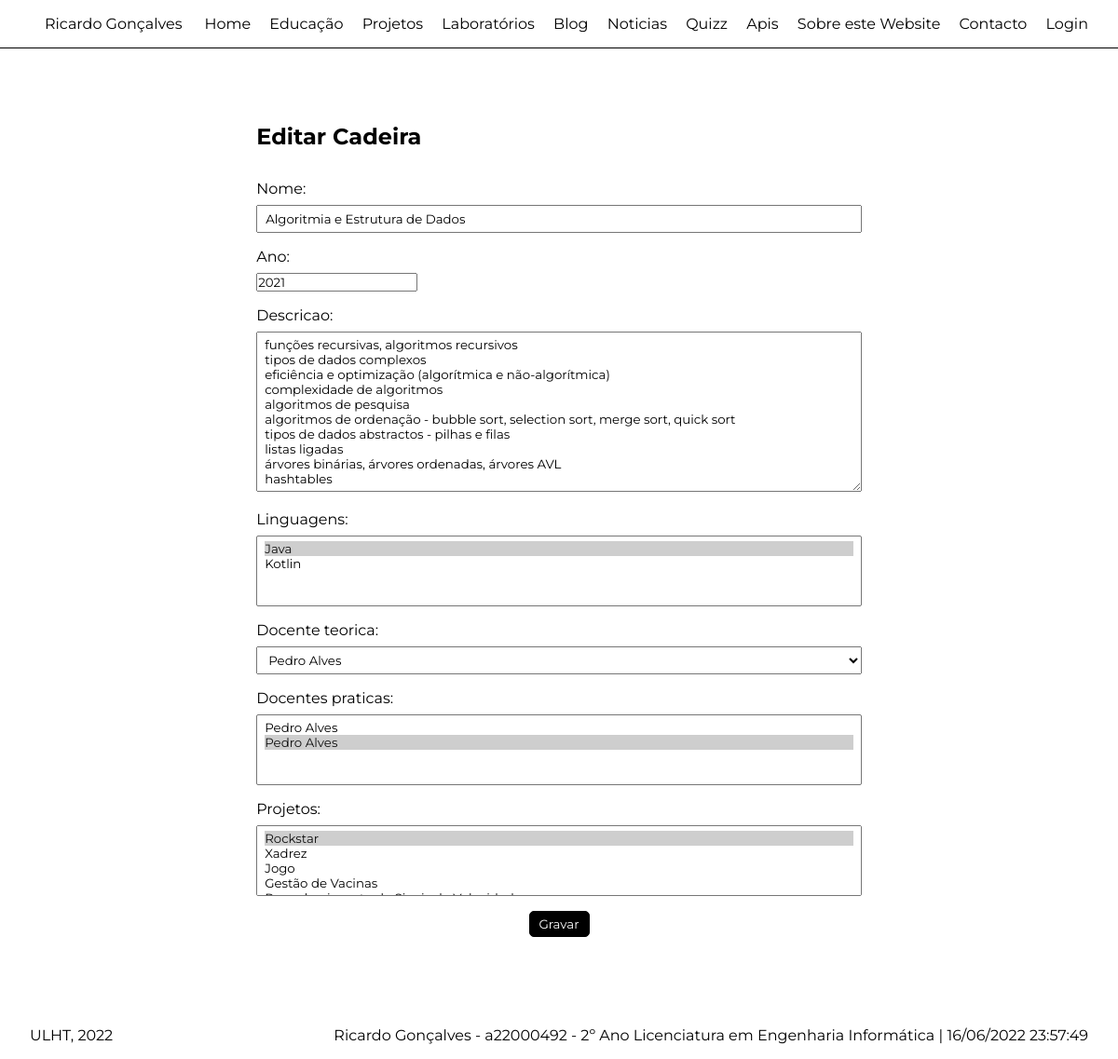
The page /editar_cadeira/1 on the database its author committed.
### portfolio/models.py (models this page shows, shortened)
class Cadeira(models.Model):
  nome = models.CharField(max_length=50)
  ano = models.IntegerField()
  descricao = models.TextField()
  linguagens = models.ManyToManyField(Linguagem)
  docente_teorica = models.ForeignKey(Professor, on_delete=models.CASCADE)
  docentes_praticas = models.ManyToManyField(Professor, related_name='caderias')
  projetos = models.ManyToManyField(Projeto)

class Linguagem(models.Model):
  nome = models.CharField(max_length=50)
  def __str__(self):
    return self.nome[:50]

class Professor(models.Model):
  nome = models.CharField(max_length=20)
  def __str__(self):
    return self.nome[:50]

class Projeto(models.Model):
  nome = models.CharField(max_length=100)
  disciplina = models.CharField(max_length=100, blank=True)
  ano_letivo = models.CharField(max_length=100, blank=True)
  tecnologias = models.CharField(max_length=100, blank=True)
  def __str__(self):
    return self.nome[:50]

### portfolio/views.py (the view)
# urls.py: path('editar_cadeira/<int:cadeira_id>', views.editar_cadeira_page_view, name='editar_cadeira'),
def editar_cadeira_page_view(request, cadeira_id):
    cadeira = Cadeira.objects.get(id=cadeira_id)
    form = CadeiraForm(request.POST or None, instance=cadeira)
    if form.is_valid():
        form.save()
        return HttpResponseRedirect(reverse('portfolio:licenciatura'))
    context = {'form': form, 'cadeira_id': cadeira_id}
    return render(request, 'portfolio/editar_cadeira.html', context)

### portfolio/forms.py
class CadeiraForm(ModelForm):
  class Meta:
    model = Cadeira
    fields = '__all__'
    widgets = {
    }
    labels = {
    }
    help_texts = {
    }

### portfolio/templates/portfolio/editar_cadeira.html (shortened to what this page needs)
{% extends 'portfolio/layout.html' %}
{% block main %}
  <section>
    <div class="container content content-center">
      <div class="posts-form">
        <h1>Editar Cadeira</h1>
        <form action="{% url 'portfolio:editar_cadeira' cadeira_id %}" method="POST" enctype="multipart/form-data">
          {{ form.as_p }}
          <div class="submit-group">
            <input type="submit" value="Gravar" class="btn btn-primary">
          </div>
        </form>
      </div>
    </div>
  </section>
{% endblock %}

### portfolio/static/portfolio/css/estilos.css (style rules this page uses)
* { padding: 0; margin: 0; box-sizing: border-box; font-family: 'Montserrat', sans-serif; }
.container { max-width: 1350px; margin: 0 auto; padding: 1rem 2rem; }
h1 { padding: 1rem 0; }
.content { display: flex; align-items: center; min-height: 500px; }
.content.content-center { padding: 2rem; justify-content: center; flex-direction: column; }
.posts-form { width: 60%; padding: 2rem 1rem; }
.posts-form p { padding-top: 1rem; }
label { display: block; padding-bottom: 0.5rem; }
select, input[type=text], input[type=password], input[type=url], textarea { width: 100%; padding: 5px 8px; }
.btn-primary { padding: 5px 10px; appearance: none; color: white; background: black; border: 1px solid black; border-radius: 5px; cursor: pointer; transition: all 200ms; }
.submit-group { display: flex; padding: 1rem 0; align-items: center; justify-content: center; }

### rows shown on the page
Cadeira: nome "Algoritmia e Estrutura de Dados", ano "2021", descricao "funções recursivas, algoritmos recursivos tipos de dados complexos eficiência e optimização (algorítmica e não-algorítmica) complexidade de algoritmos algoritmos de pesquisa algoritmos de ordenação - bubble sort, selection sort, merge sort, quick sort tipos de dados abstractos - pilhas e filas listas ligadas árvores binárias, árvores ordenadas, árvores AVL hashtables", docente_teorica "Pedro Alves"
